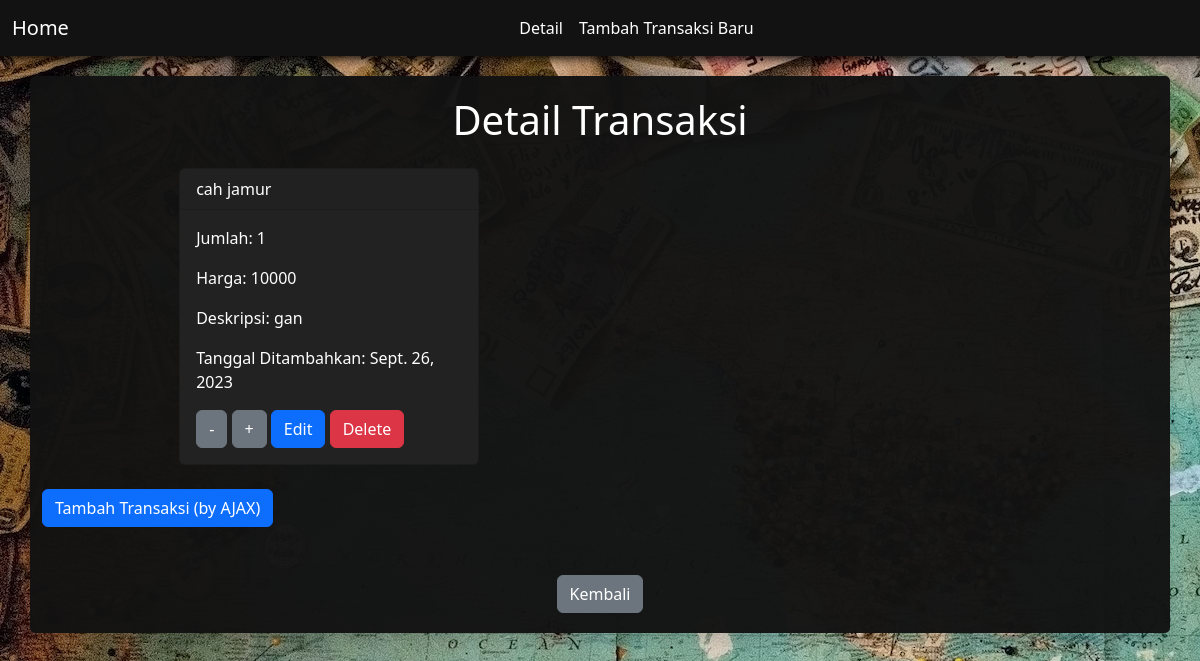
/show-detail (signed in), run on the app's committed database.
### main/models.py (models this page shows)
class Item(models.Model):
    user = models.ForeignKey(User, on_delete=models.CASCADE)
    name = models.CharField(max_length=255)
    amount = models.IntegerField()
    description = models.TextField()
    price = models.IntegerField()
    date_added = models.DateField(auto_now_add=True)

### main/views.py (the view)
# urls.py: path('show-detail', show_detail, name='show_detail'),
def show_detail(request):
    items = Item.objects.filter(user=request.user)
    context = {'items' : items }
    return render(request, "show_detail.html", context)

### main/templates/show_detail.html (shortened to what this page needs)
{% extends 'base.html' %}
{% block content %}
<div class="container shadow">
    <div class="text-center mb-4">
        <h1>Detail Transaksi</h1>
    </div>
    <div class="card-container">
        {% for item in items %}
        <div class="card mb-4" id="item_card_{{ item.pk }}">
            <div class="card-header">
                {{ item.name }}
            </div>
            <div class="card-body">
                <p class="card-text">Jumlah: {{ item.amount }}</p>
                <p class="card-text">Harga: {{ item.price }}</p>
                <p class="card-text">Deskripsi: {{ item.description }}</p>
                <p class="card-text">Tanggal Ditambahkan: {{ item.date_added }}</p>
                <a href="{% url 'main:decrease_item' item.pk %}" class="btn btn-secondary">-</a>
                <a href="{% url 'main:increase_item' item.pk %}" class="btn btn-secondary">+</a>
                <a href="{% url 'main:edit_item' item.pk %}" class="btn btn-primary">Edit</a>
                <a href="{% url 'main:delete_item' item.pk %}" class="btn btn-danger">Delete</a>
            </div>
        </div>
        {% endfor %}
    </div>
    <button type="button" class="btn btn-primary" data-bs-toggle="modal" data-bs-target="#exampleModal">Tambah Transaksi (by AJAX)</button>
    <div class="text-center mt-5">
        <a href="{% url 'main:show_main' %}" class="btn btn-secondary">Kembali</a>
    </div>
</div>
{% endblock %}

### main/templates/show_detail.html (style rules this page uses)
.container { color: white ; background-color: rgba(18, 18, 18, 0.97); }
.card-container { display: flex; flex-wrap: wrap; width: 79%; margin: 0 auto; }
.card { width: 300px; height: 200px; border-radius: 0; margin-bottom: 20px; margin-right: 20px; margin-left: 20px; color: white !important; background-color: #222222 !important; }

### data on the page
Item: name "cah jamur", amount "1", price "10000", description "gan", date_added "Sept. 26, 2023"
